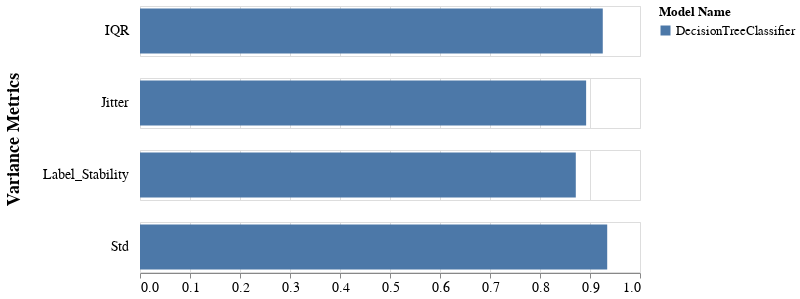

Source (notebook cell):
### Code cell
visualizer.create_overall_metrics_bar_char(
    metrics_names=['Label_Stability'],
    reversed_metrics_names=['Std', 'IQR', 'Jitter'],
    metrics_title="Variance Metrics"
)

### Figure 1 — Vega-Lite specification as saved in the notebook (floating-point values rounded to 4 significant figures)
{"config": {"view": {"continuousWidth": 400, "continuousHeight": 300}, "axis": {"labelFontSize": 14, "titleFontSize": 18}, "headerRow": {"labelAlign": "left", "labelAngle": 0, "labelFontSize": 14, "labelPadding": 10, "titleFontSize": 18}}, "data": {"name": "data-d6d20159bb0f77b38c296fef5d9f3eeb"}, "mark": "bar", "encoding": {"color": {"field": "model_name", "legend": {"labelFontSize": 13, "title": "Model Name", "titleFontSize": 13}, "scale": {"scheme": "tableau20"}, "type": "nominal"}, "row": {"field": "metric", "title": "Variance Metrics", "type": "nominal"}, "x": {"axis": {"grid": true}, "field": "overall", "title": "", "type": "quantitative"}, "y": {"axis": null, "field": "model_name", "type": "nominal"}}, "height": 50, "width": 500, "$schema": "https://vega.github.io/schema/vega-lite/v4.17.0.json", "datasets": {"data-d6d20159bb0f77b38c296fef5d9f3eeb": [{"overall": 0.9255, "metric": "IQR", "model_name": "DecisionTreeClassifier"}, {"overall": 0.8923, "metric": "Jitter", "model_name": "DecisionTreeClassifier"}, {"overall": 0.8716, "metric": "Label_Stability", "model_name": "DecisionTreeClassifier"}, {"overall": 0.9344, "metric": "Std", "model_name": "DecisionTreeClassifier"}]}}
